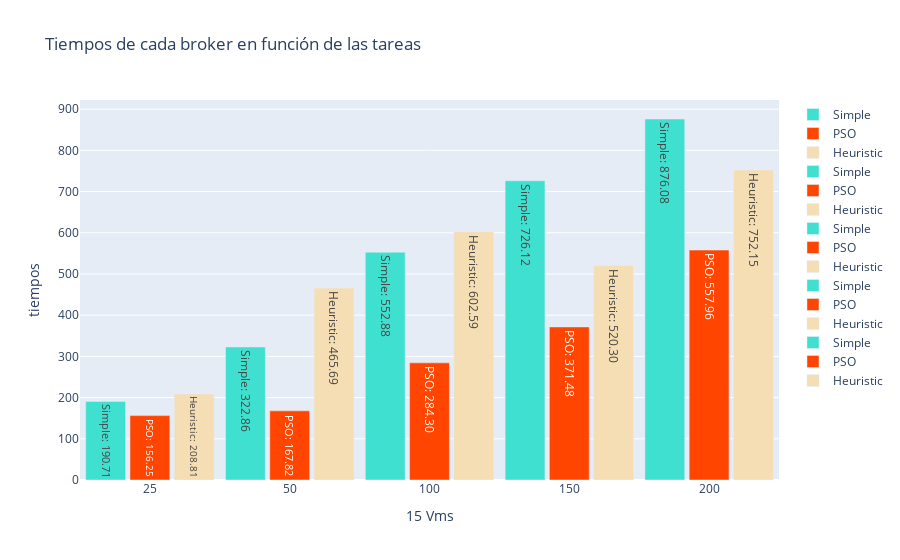

Notebook code for this chart:
### Code cell
# obtenemos los tiempos de ejecucion de cada broker en los cuales se ejecutaron con 15 vms
tiempos_vms = {}
for scenario in all_cases_brokers.keys():
    current_case = all_cases_brokers[scenario]
    vms = scenario.split('-')[1]
    cloudlets = scenario.split('-')[2]
    if(vms != '15'):
        continue
    if(cloudlets not in tiempos_vms):
        tiempos_vms[cloudlets] = {}
    if(vms not in tiempos_vms[cloudlets]):
        tiempos_vms[cloudlets] = {}

    for broker in current_case['Broker'].unique():
        if broker == 'DatacenterBrokerSimple':
            new_name = 'Simple'
        elif broker == 'DatacenterBrokerPSO':
            new_name = 'PSO'
        else:
            new_name = 'Heuristic'
        broker_data = current_case[current_case['Broker'] == broker]
        tiempos_vms[cloudlets][new_name] = float(broker_data['Maskespan'].values[0])
tiempos_vms = dict(sorted(tiempos_vms.items(), key=lambda item: int(item[0])))
# Crear el gráfico
fig = go.Figure()
color_map = {
    'Simple': 'turquoise',
    'PSO': 'orangered',
    'Heuristic': 'wheat'
}
# Agregar las barras para cada broker en cada escenario
for scenario, data in tiempos_vms.items():
    for i, (broker, tiempo) in enumerate(data.items()):
        fig.add_trace(go.Bar(
            x=[scenario],
            y=[tiempo],
            name=broker,
            text=f'{broker}: {float(tiempo):.2f}',  # Agregar información al tooltip
            hoverinfo='text',
            offsetgroup=i,  # Asegurar que las barras estén centradas
            marker_color=color_map[broker],  # Asignar un color a cada broker
        ))

# Configurar el layout del gráfico
fig.update_layout(
    barmode='group',
    xaxis_title='15 Vms',
    yaxis_title='tiempos',
    title='Tiempos de cada broker en función de las tareas',
    xaxis={'type': 'category'},  # Asegurar que el eje x sea categórico
    bargap=0.05,  # Reducir la separación entre barras dentro de un grupo
    bargroupgap=0.1  # Reducir la separación entre grupos de barras
)

# Mostrar el gráfico
fig.show()

### Figure 1 — Plotly figure (JSON) as saved in the notebook; plotly's stock layout.template omitted (floating-point values rounded to 4 significant figures)
{"data": [{"hoverinfo": "text", "marker": {"color": "turquoise"}, "name": "Simple", "offsetgroup": "0", "text": "Simple: 190.71", "type": "bar", "x": ["25"], "y": [190.7]}, {"hoverinfo": "text", "marker": {"color": "orangered"}, "name": "PSO", "offsetgroup": "1", "text": "PSO: 156.25", "type": "bar", "x": ["25"], "y": [156.2]}, {"hoverinfo": "text", "marker": {"color": "wheat"}, "name": "Heuristic", "offsetgroup": "2", "text": "Heuristic: 208.81", "type": "bar", "x": ["25"], "y": [208.8]}, {"hoverinfo": "text", "marker": {"color": "turquoise"}, "name": "Simple", "offsetgroup": "0", "text": "Simple: 322.86", "type": "bar", "x": ["50"], "y": [322.9]}, {"hoverinfo": "text", "marker": {"color": "orangered"}, "name": "PSO", "offsetgroup": "1", "text": "PSO: 167.82", "type": "bar", "x": ["50"], "y": [167.8]}, {"hoverinfo": "text", "marker": {"color": "wheat"}, "name": "Heuristic", "offsetgroup": "2", "text": "Heuristic: 465.69", "type": "bar", "x": ["50"], "y": [465.7]}, {"hoverinfo": "text", "marker": {"color": "turquoise"}, "name": "Simple", "offsetgroup": "0", "text": "Simple: 552.88", "type": "bar", "x": ["100"], "y": [552.9]}, {"hoverinfo": "text", "marker": {"color": "orangered"}, "name": "PSO", "offsetgroup": "1", "text": "PSO: 284.30", "type": "bar", "x": ["100"], "y": [284.3]}, {"hoverinfo": "text", "marker": {"color": "wheat"}, "name": "Heuristic", "offsetgroup": "2", "text": "Heuristic: 602.59", "type": "bar", "x": ["100"], "y": [602.6]}, {"hoverinfo": "text", "marker": {"color": "turquoise"}, "name": "Simple", "offsetgroup": "0", "text": "Simple: 726.12", "type": "bar", "x": ["150"], "y": [726.1]}, {"hoverinfo": "text", "marker": {"color": "orangered"}, "name": "PSO", "offsetgroup": "1", "text": "PSO: 371.48", "type": "bar", "x": ["150"], "y": [371.5]}, {"hoverinfo": "text", "marker": {"color": "wheat"}, "name": "Heuristic", "offsetgroup": "2", "text": "Heuristic: 520.30", "type": "bar", "x": ["150"], "y": [520.3]}, {"hoverinfo": "text", "marker": {"color": "turquoise"}, "name": "Simple", "offsetgroup": "0", "text": "Simple: 876.08", "type": "bar", "x": ["200"], "y": [876.1]}, {"hoverinfo": "text", "marker": {"color": "orangered"}, "name": "PSO", "offsetgroup": "1", "text": "PSO: 557.96", "type": "bar", "x": ["200"], "y": [558.0]}, {"hoverinfo": "text", "marker": {"color": "wheat"}, "name": "Heuristic", "offsetgroup": "2", "text": "Heuristic: 752.15", "type": "bar", "x": ["200"], "y": [752.1]}], "layout": {"bargap": 0.05, "bargroupgap": 0.1, "barmode": "group", "title": {"text": "Tiempos de cada broker en función de las tareas"}, "xaxis": {"title": {"text": "15 Vms"}, "type": "category"}, "yaxis": {"title": {"text": "tiempos"}}}}
